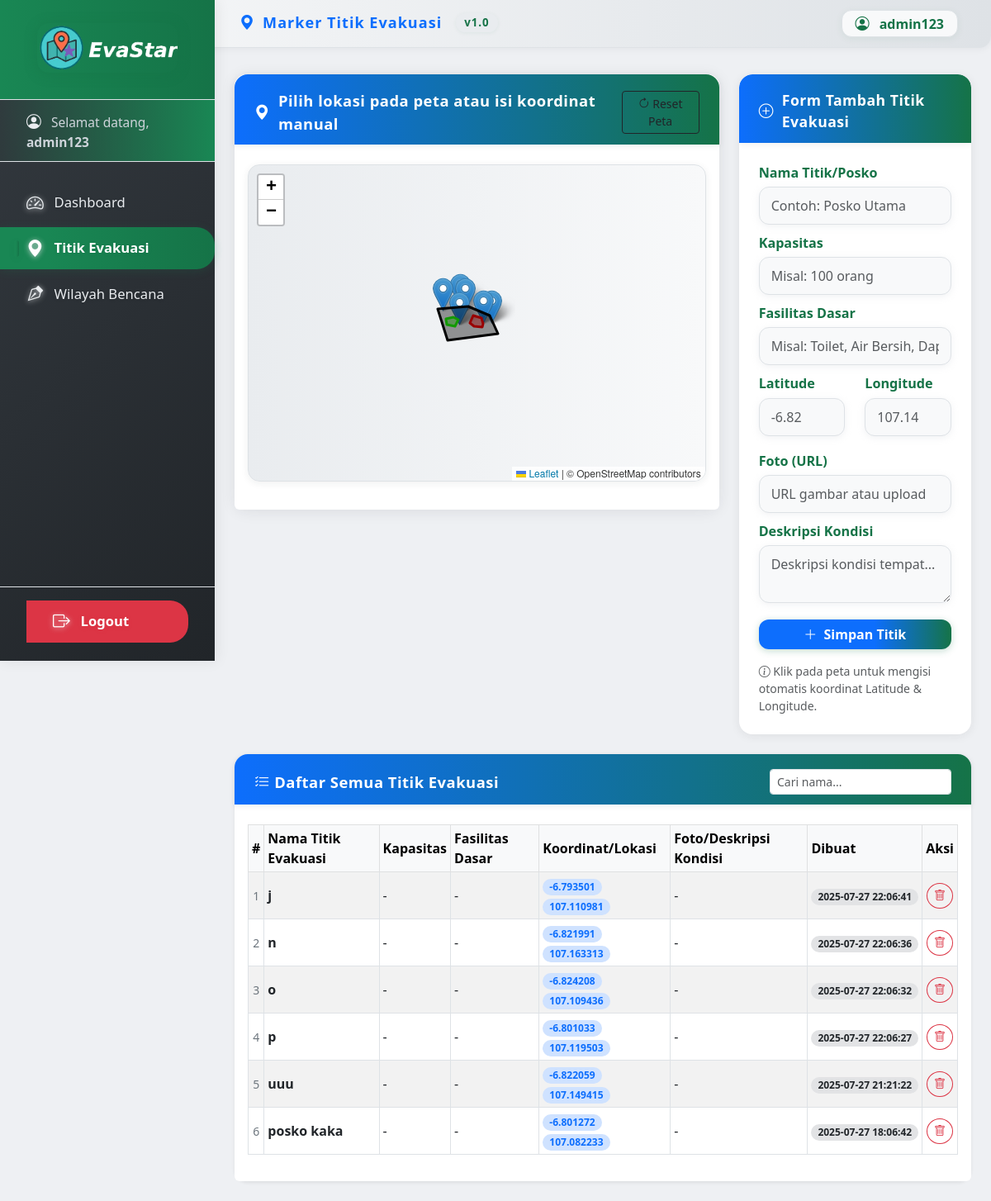
Screenshot of /Dashboard/marker.php (signed in) with the database file from the repository.
### tables this page shows
CREATE TABLE `titik_evakuasi` (
  `id` int(11) NOT NULL,
  `nama` varchar(100) NOT NULL,
  `latitude` double NOT NULL,
  `longitude` double NOT NULL,
  `keterangan` text DEFAULT NULL,
  `waktu_dibuat` timestamp NOT NULL DEFAULT current_timestamp()
);

### Dashboard/marker.php (the view, shortened to what this page needs)
<?php
require '../conection/db.php';
$all = $conn->query("SELECT * FROM titik_evakuasi ORDER BY id DESC")->fetch_all(MYSQLI_ASSOC);
function esc($s) {
    return htmlspecialchars($s ?? '', ENT_QUOTES, 'UTF-8');
}
?>
<!DOCTYPE html>
<html lang="id">
<head>
  <link href="https://cdn.jsdelivr.net/npm/bootstrap@5.3.0/dist/css/bootstrap.min.css" rel="stylesheet" />
  <link rel="stylesheet" href="https://unpkg.com/leaflet@1.9.3/dist/leaflet.css" />
  <link rel="stylesheet" href="https://cdn.jsdelivr.net/npm/bootstrap-icons@1.11.3/font/bootstrap-icons.min.css">
</head>
<body>
<nav id="sidebar" class="sidebar d-flex flex-column">
  <div class="sidebar-header">
    <img src="../assets/logo1.png" alt="Logo1 WebGIS">
  </div>
  <div class="admin-info mb-0">
    <i class="bi bi-person-circle"></i>
    <span>Selamat datang, <b><?= htmlspecialchars($_SESSION['admin'] ?? 'Admin') ?></b></span>
  </div>
  <div class="nav-section">
    <a href="index.php" class="nav-link">
      <i class="bi bi-speedometer2"></i> Dashboard
    </a>
    <a href="marker.php" class="nav-link active">
      <i class="bi bi-geo-alt-fill"></i> Titik Evakuasi
    </a>
    <a href="poligon.php" class="nav-link">
      <i class="bi bi-vector-pen"></i> Wilayah Bencana
    </a>
  </div>
  <div class="logout mt-auto">
    <a href="../Login/logout.php" class="nav-link">
      <i class="bi bi-box-arrow-right"></i> Logout
    </a>
  </div>
</nav>
<div class="topbar-modern">
  <div class="left">
    <span class="title"><i class="bi bi-geo-alt-fill"></i> Marker Titik Evakuasi <span class="version">v1.0</span></span>
  </div>
  <div class="user-box">
    <i class="bi bi-person-circle"></i>
    <?= htmlspecialchars($_SESSION['admin'] ?? 'Admin') ?>
  </div>
</div>
<div id="contentWrapper" class="content-wrapper">
    <div class="row g-4 mb-2">
        <div class="col-lg-8">
            <div class="panel-shadow mb-3">
                <div class="card-header-modern"><i class="bi bi-geo-alt-fill"></i> Pilih lokasi pada peta atau isi koordinat manual
                    <button class="btn btn-sm btn-outline-dark float-end" type="button" onclick="map.setView([-6.82, 107.14], 10)"><i class="bi bi-arrow-clockwise"></i> Reset Peta</button>
                </div>
                <div class="p-3 bg-white rounded-bottom"><div id="map"></div></div>
            </div>
        </div>
        <div class="col-lg-4">
            <div class="card-form-marker">
                <div class="card-header-marker">
                  <i class="bi bi-plus-circle"></i> Form Tambah Titik Evakuasi
                </div>
                <div class="p-4">
                <form method="post" autocomplete="off" enctype="multipart/form-data">
                  <div class="mb-2">
                    <label class="form-label" for="nama">Nama Titik/Posko</label>
                    <input type="text" name="nama" id="nama" class="form-control" required placeholder="Contoh: Posko Utama">
                  </div>
                  <div class="mb-2">
                    <label class="form-label" for="kapasitas">Kapasitas</label>
                    <input type="text" name="kapasitas" id="kapasitas" class="form-control" placeholder="Misal: 100 orang">
                  </div>
                  <div class="mb-2">
                    <label class="form-label" for="fasilitas">Fasilitas Dasar</label>
                    <input type="text" name="fasilitas" id="fasilitas" class="form-control" placeholder="Misal: Toilet, Air Bersih, Dapur Umum">
                  </div>
                  <div class="row mb-2">
                    <div class="col-md-6">
                      <label class="form-label" for="lat">Latitude</label>
                      <input type="text" name="latitude" id="lat" class="form-control" required placeholder="-6.82">
                    </div>
                    <div class="col-md-6">
                      <label class="form-label" for="lng">Longitude</label>
                      <input type="text" name="longitude" id="lng" class="form-control" required placeholder="107.14">
                    </div>
                  </div>
                  <div class="mb-2">
                    <label class="form-label" for="foto">Foto (URL)</label>
                    <input type="text" name="foto" id="foto" class="form-control" placeholder="URL gambar atau upload">
                  </div>
                  <div class="mb-2">
                    <label class="form-label" for="deskripsi">Deskripsi Kondisi</label>
                    <textarea name="deskripsi" id="deskripsi" class="form-control" placeholder="Deskripsi kondisi tempat..."></textarea>
                  </div>
                  <div class="d-grid gap-2 mt-2">
                    <button type="submit" class="btn btn-primary"><i class="bi bi-plus-lg me-1"></i> Simpan Titik</button>
                  </div>
                </form>
                <div class="mt-3 small text-muted">
                  <i class="bi bi-info-circle"></i> Klik pada peta untuk mengisi otomatis koordinat Latitude & Longitude.
                </div>
                </div>
            </div>
        </div>
    </div>
    <div class="card mt-4 shadow-sm">
        <div class="card-header-modern d-flex justify-content-between align-items-center">
            <span><i class="bi bi-list-check"></i> Daftar Semua Titik Evakuasi</span>
            <input type="text" id="searchTable" class="form-control form-control-sm w-auto" placeholder="Cari nama..." style="min-width:180px;">
        </div>
        <div class="p-3 bg-white rounded-bottom">
        <div class="table-responsive">
            <table class="table table-bordered table-hover table-striped table-sm align-middle" id="titikTable">
          <thead class="table-light align-middle">
            <tr>
              <th class="fw-bold text-center">#</th>
              <th class="fw-bold">Nama Titik Evakuasi</th>
              <th class="fw-bold">Kapasitas</th>
              <th class="fw-bold">Fasilitas Dasar</th>
              <th class="fw-bold">Koordinat/Lokasi</th>
              <th class="fw-bold">Foto/Deskripsi Kondisi</th>
              <th class="fw-bold">Dibuat</th>
              <th class="fw-bold text-center">Aksi</th>
            </tr>
          </thead>
          <tbody>
            <?php if ($all): $no=1; foreach($all as $row): ?>
            <tr>
              <td class="text-center text-secondary small"><?= $no++ ?></td>
              <td class="fw-semibold text-dark"><?= esc($row['nama']) ?></td>
              <td><?= esc($row['kapasitas'] ?? '-') ?></td>
              <td><?= esc($row['fasilitas'] ?? '-') ?></td>
              <td>
                <span class="badge rounded-pill bg-primary-subtle text-primary small px-2 py-1"><?= esc($row['latitude']) ?></span>
                <span class="badge rounded-pill bg-primary-subtle text-primary small px-2 py-1"><?= esc($row['longitude']) ?></span>
              </td>
              <td>
                <?= esc($row['deskripsi'] ?? '-') ?>
              </td>
              <td><span class="badge rounded-pill bg-secondary-subtle text-dark small px-2 py-1"><?= esc($row['waktu_dibuat']) ?></span></td>
              <td class="text-center">
                <a href="#" class="btn btn-sm btn-outline-danger rounded-circle btn-delete" data-id="<?= $row['id'] ?>" title="Hapus">
                  <i class="bi bi-trash"></i>
                </a>
              </td>
            </tr>
            <?php endforeach; else: ?>
            <tr><td colspan="8" class="text-center text-muted">Belum ada data</td></tr>
            <?php endif; ?>
          </tbody>
        </table>
        </div>
        </div>
    </div>
</div>
</body>
</html>

### rows the page displays
titik_evakuasi: nama "j", kapasitas "-", fasilitas "-", latitude "-6.793501", longitude "107.110981", deskripsi "-", waktu_dibuat "2025-07-27 22:06:41"
titik_evakuasi: nama "n", kapasitas "-", fasilitas "-", latitude "-6.821991", longitude "107.163313", deskripsi "-", waktu_dibuat "2025-07-27 22:06:36"
titik_evakuasi: nama "o", kapasitas "-", fasilitas "-", latitude "-6.824208", longitude "107.109436", deskripsi "-", waktu_dibuat "2025-07-27 22:06:32"
titik_evakuasi: nama "p", kapasitas "-", fasilitas "-", latitude "-6.801033", longitude "107.119503", deskripsi "-", waktu_dibuat "2025-07-27 22:06:27"
titik_evakuasi: nama "uuu", kapasitas "-", fasilitas "-", latitude "-6.822059", longitude "107.149415", deskripsi "-", waktu_dibuat "2025-07-27 21:21:22"
titik_evakuasi: nama "posko kaka", kapasitas "-", fasilitas "-", latitude "-6.801272", longitude "107.082233", deskripsi "-", waktu_dibuat "2025-07-27 18:06:42"

### other values shown
$_SESSION['admin'] "admin123"
